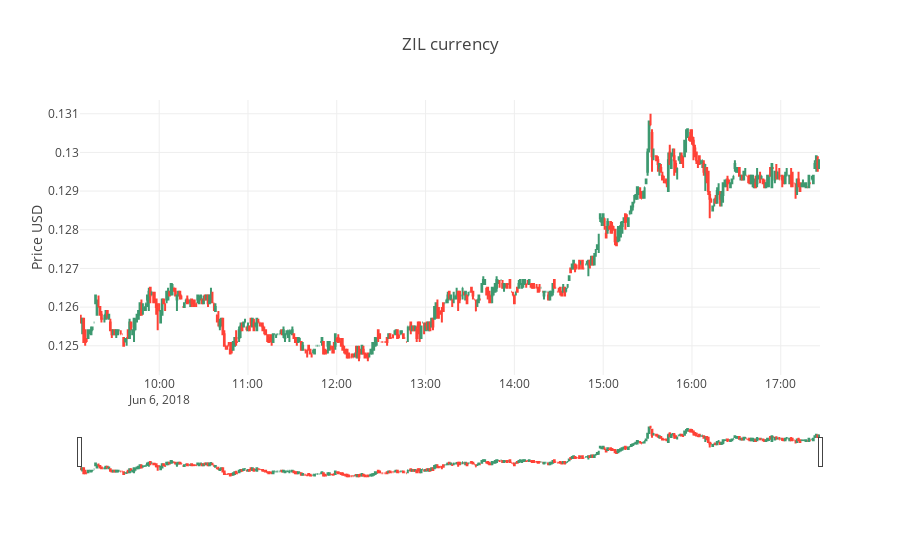

Write notebook code for a chart like this one.
### Markdown cell above
## Realtime correlation viewer
We can stream the new tweets about the crypto using the TwythonStreamer module. 

Using the CryptoCompare API we can also retrieve the crypto currency in realtime using sockets.

Finally we can plot it with Plotly.

### Code cell
# update historical data until today
file = open("current_crypto.txt", "w") 
file.write(CURRENCY_SYMBOL)
file.close()
%run 03_CryptoCurrencyExtraction.ipynb

### Figure 1 — Plotly figure (JSON) as saved in the notebook; plotly's stock layout.template omitted (floating-point values rounded to 4 significant figures; data arrays with more than 128 entries replaced by an {"elided": "..."} marker saying what was removed)
{"data": [{"close": {"elided": "500 float values"}, "high": {"elided": "500 float values"}, "low": {"elided": "500 float values"}, "open": {"elided": "500 float values"}, "type": "candlestick", "x": {"elided": "500 str values"}}], "layout": {"title": "ZIL currency", "yaxis": {"title": "Price USD"}}}
